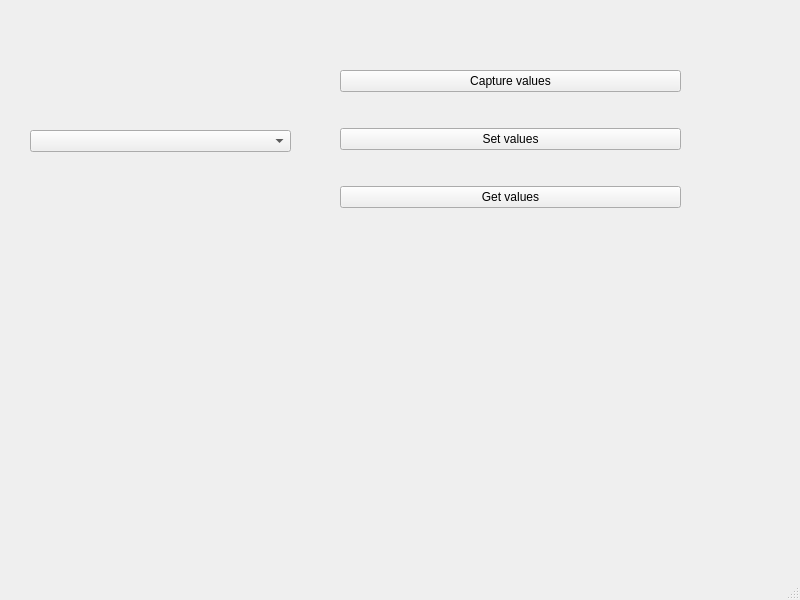
<?xml version="1.0" encoding="UTF-8"?>
<ui version="4.0">
 <class>MainWindow</class>
 <widget class="QMainWindow" name="MainWindow">
  <property name="geometry">
   <rect>
    <x>0</x>
    <y>0</y>
    <width>800</width>
    <height>600</height>
   </rect>
  </property>
  <property name="windowTitle">
   <string>MainWindow</string>
  </property>
  <widget class="QWidget" name="centralwidget">
   <widget class="QComboBox" name="comboBox">
    <property name="geometry">
     <rect>
      <x>30</x>
      <y>130</y>
      <width>261</width>
      <height>22</height>
     </rect>
    </property>
   </widget>
   <widget class="QWidget" name="">
    <property name="geometry">
     <rect>
      <x>340</x>
      <y>40</y>
      <width>341</width>
      <height>201</height>
     </rect>
    </property>
    <layout class="QVBoxLayout" name="verticalLayout">
     <item>
      <widget class="QPushButton" name="pushButton">
       <property name="text">
        <string>Capture values</string>
       </property>
      </widget>
     </item>
     <item>
      <widget class="QPushButton" name="pushButton_2">
       <property name="text">
        <string>Set values</string>
       </property>
      </widget>
     </item>
     <item>
      <widget class="QPushButton" name="pushButton_3">
       <property name="text">
        <string>Get values</string>
       </property>
      </widget>
     </item>
    </layout>
   </widget>
  </widget>
  <widget class="QMenuBar" name="menubar">
   <property name="geometry">
    <rect>
     <x>0</x>
     <y>0</y>
     <width>800</width>
     <height>21</height>
    </rect>
   </property>
  </widget>
  <widget class="QStatusBar" name="statusbar"/>
 </widget>
 <resources/>
 <connections/>
</ui>
